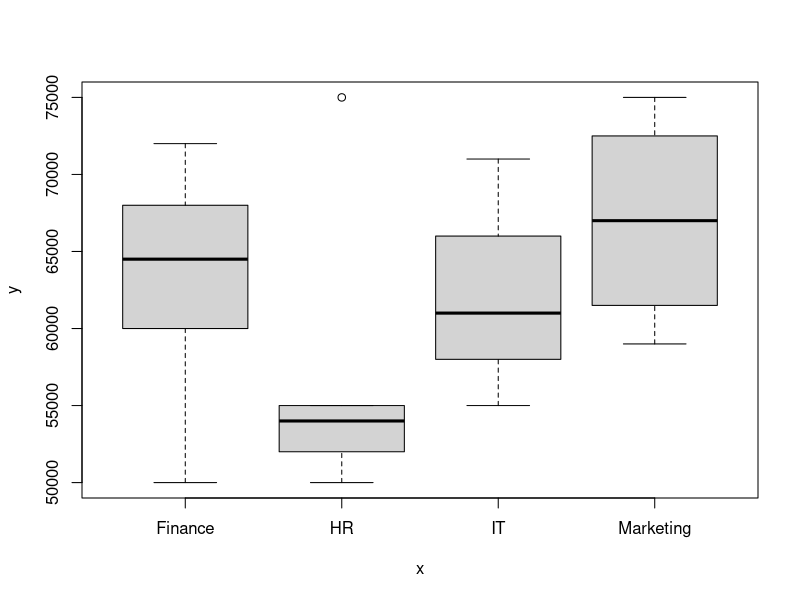
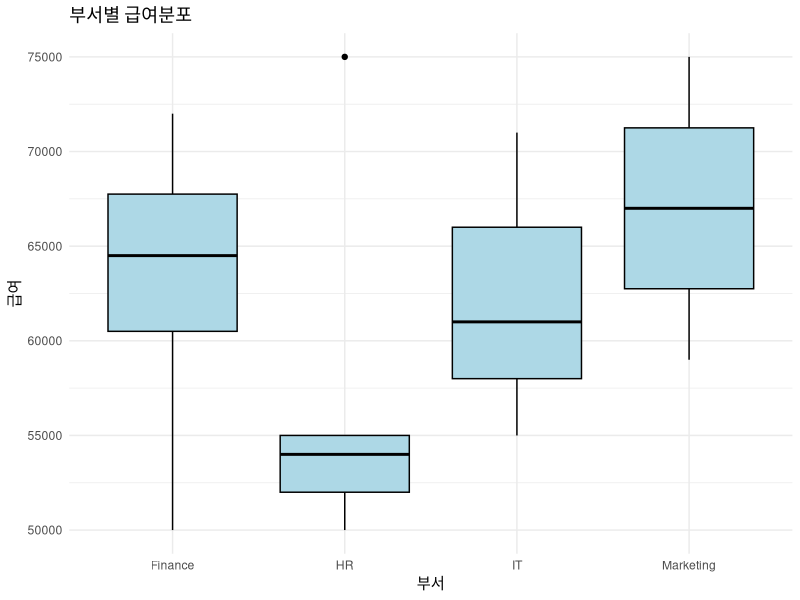
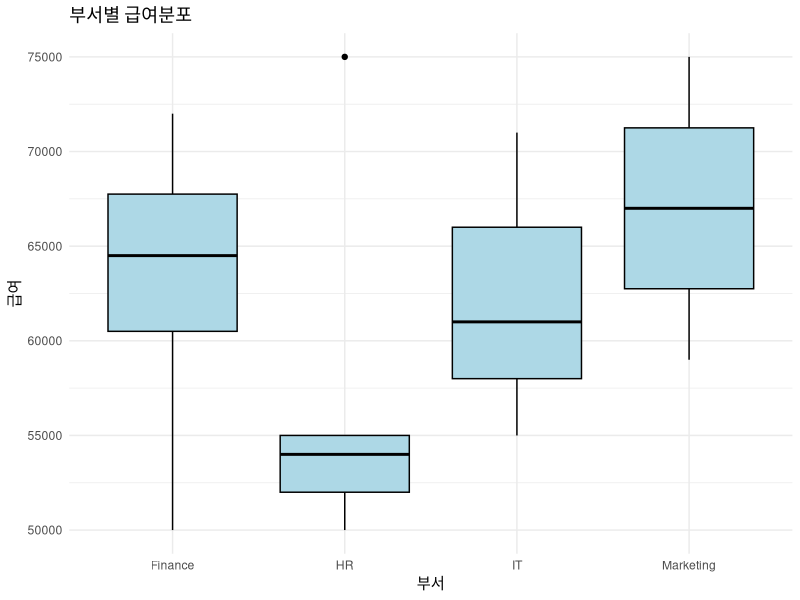

Write the R code that produced these figures, in order.
## ---- chunk 1
library(knitr)

## ---- chunk 2
knitr::opts_chunk$set(echo = TRUE)
## ---- chunk 3
x <- c(1,2,3,5,6,7,8,9)
x[x%%3==0]

## ---- chunk 4

b <- c(1:12)
myv=b[c(1,7,12)]

myv
## ---- chunk 5

x <- c(-7, 0, 4, -1, 74, 3, -5)
x[x<=-1|x>5]


## ---- chunk 6

g <- c('f','m','m','m','f','m','f','m','f','f')
a <- factor(c('adult','adult','juvenile','juvenile','adult','adult','adult','juvenile','adult','juvenile'))

table(a,g)# 빈도수 
## ---- chunk 7

a<-c(2,4,6,8,10)
b<-c(1,3,5,7,9)
combined=c(a,b)
sort(combined,decreasing=FALSE)

## ---- chunk 8
x <- c(12, 5, NA, 18, 7, NA, 3, 20, 15)
print(x[!is.na(x)])
print(mean(x,na.rm=TRUE))


## ---- chunk 9
my_list <- list(name = "Alice", age = 25, scores = c(85, 90, 88))

my_score=my_list$scores
my_score
## ---- chunk 10
employees <- c("Alice", "Bob", "Charlie", "David", "Eva", "Frank", "Grace", "Hannah", "Ivan", "Julia", "Kevin", "Laura", "Michael", "Nina", "Oscar", "Paul", "Quinn", "Rachel", "Steve", "Tina")
salaries <- c(50000, 60000, 55000, 70000, 62000, 58000, 54000, 75000, 67000, 52000, 59000, 68000, 71000, 55000, 64000, 50000, 66000, 72000, 75000, 61000)
departments <- factor(c("HR", "Finance", "IT", "Marketing", "Finance", "IT", "HR", "Marketing", "Finance", "HR", "Marketing", "Finance", "IT", "HR", "Marketing", "Finance", "IT", "Finance", "HR", "IT"))

employee_data=data.frame(employees=employees,salaries=salaries,departments=departments)
## ---- chunk 11


aggregate(salaries~departments,data=employee_data,FUN=mean)

## ---- chunk 12
max_employeer=employee_data$employees[which.max(employee_data$salaries)]
min_employeer=employee_data$employees[which.min(employee_data$salaries)]
print(max_employeer)
print(min_employeer)
## ---- chunk 13
plot(x=employee_data$departments,y=employee_data$salaries)

## ---- chunk 14
library(ggplot2)

ggplot(employee_data,aes(x=departments,y=salaries))+geom_boxplot(fill="lightblue",color="black")+labs(title="부서별 급여분포",x="부서",y="급여")+theme_minimal()

## ---- chunk 15


employee_data$net_salary=employee_data$salaries*0.8
employee_data

## ---- chunk 16
employee_data$is_finance=ifelse(employee_data$departments=="Finance",1,0)
employee_data

## ---- chunk 17
dep_ave=aggregate(salaries~departments,data=employee_data,FUN=mean)
dep_ave[which.max(dep_ave$salaries),]

#앞에서 계산했던 부서별 평균월급을 aggregate함수를 사용하여 계산했습니다. 이 데이터를 가지고 salaries가 max인 부서의 이름은 marketing으로 나옵니다.  

## ---- chunk 18
ggplot(employee_data,aes(x=departments,y=salaries))+geom_boxplot(fill="lightblue",color="black")+labs(title="부서별 급여분포",x="부서",y="급여")+theme_minimal()

## ---- chunk 19


# 사용자 정의 함수 my_percentile() 정의
my_percentile <- function(vec, percentile) {
  # 입력된 백분위수가 0과 100 사이인지 확인
  if (percentile < 0 || percentile > 100) {
    stop("백분위수는 0과 100 사이여야 합니다.")
  }
  
  # 벡터의 길이 계산
  n <- length(vec)
  
  # 벡터를 오름차순으로 정렬
  sorted_vec <- sort(vec)
  
  # 백분위수에 해당하는 위치 계산
  rank <- percentile / 100 * (n - 1) + 1
  
  # 정수 부분과 소수 부분 구분
  lower_rank <- floor(rank)
  upper_rank <- ceiling(rank)
  
  # 만약 백분위수가 정수 위치에 해당하면, 그 값을 반환
  if (lower_rank == upper_rank) {
    return(sorted_vec[lower_rank])
  } else {
    # 백분위수에 해당하는 값을 두 위치의 가중 평균으로 계산
    return(sorted_vec[lower_rank] + (rank - lower_rank) * (sorted_vec[upper_rank] - sorted_vec[lower_rank]))
  }
}

# 예시로 함수 사용하기
vec <- c(5, 8, 12, 20, 25, 30)
percentile_50 <- my_percentile(vec, 50)  # 50번째 백분위수
percentile_25 <- my_percentile(vec, 25)  # 25번째 백분위수

# 출력
percentile_50
percentile_25

## ---- chunk 20

my_percentile(employee_data$salaries,25)
my_percentile(employee_data$salaries,50)
my_percentile(employee_data$salaries,75)

